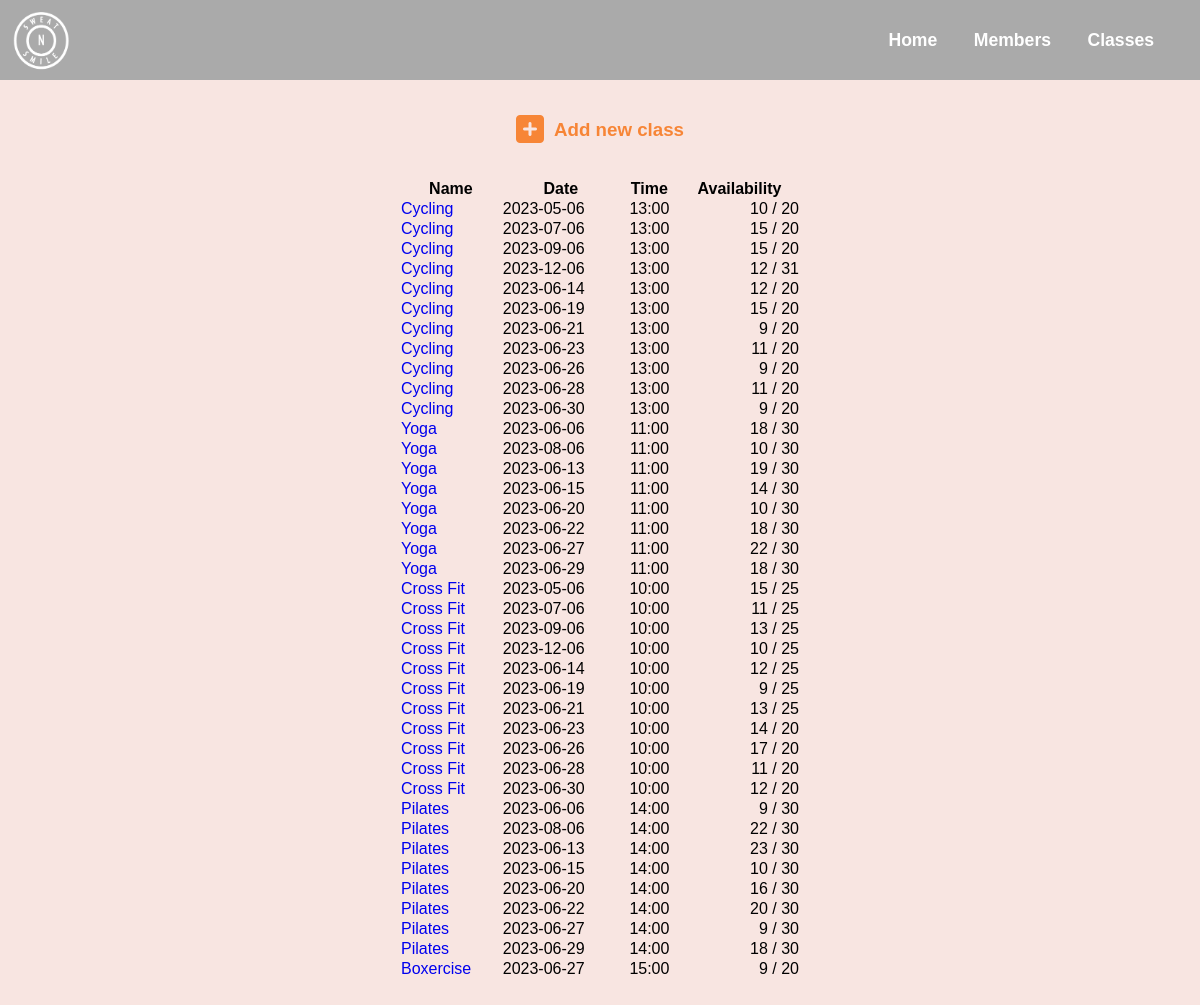
Page /classes on the committed database.
### tables this page shows
CREATE TABLE classes(
	id INTEGER PRIMARY KEY AUTOINCREMENT,
	name VARCHAR(255) NOT NULL,
	event_time TIMESTAMP NOT NULL,
	capacity INTEGER NOT NULL
);

### controllers/gymclass_controller.py (the view)
@gymclass_blueprint.route("/classes")
def gymclasses():
	gymclasses = gymclass_repository.select_all()
	occupancy = []
	for g in gymclasses:
		occupancy.append(gymclass_repository.count_bookings_for_class(g.id))
	return render_template("classes/index.html", gymclasses = gymclasses, occupancy=occupancy)

### db/run_sql.py (called while the page is built)
def run_sql(sql, values = None):
	results = []
	sql = sql.replace("%s", "?")
	if values is None:
		values = []
	values = tuple(values)
	with sqlite3.connect(db_path) as con:
		con.row_factory = sqlite3.Row	# ensures the results are placed into a dict with the column names as the key. without this
		cur = con.cursor()				# the results are just a list of values with no indication what column they relate to
		cur.execute(sql, values)
		results = cur.fetchall()
	return results

### repositories/gymclass_repository.py (called while the page is built)
def select_all():
	gymclasses = []
	sql = "SELECT * FROM classes"
	results = run_sql(sql)
	for result in results:
		gymclass = Gymclass(result["name"], result["event_time"], result["capacity"], result['id'])
		gymclasses.append(gymclass)
	return gymclasses

def count_bookings_for_class(id):
	sql = '''SELECT COUNT(*) as count
			FROM classes
			JOIN bookings ON classes.id = bookings.class_id
			JOIN members ON members.id = bookings.member_id
			WHERE classes.id = %s;
			'''
	values = [id]
	results = run_sql(sql, values)
	return results[0]["count"]

### templates/classes/index.html
{% extends "base.html" %}
{% block content %}
	<div class="content">
		<header>
			<a href="/classes/new" style="display:contents">
			<i class="fa-solid fa-square-plus fa-2xl"></i>
			<h3>Add new class</h3>
			</a>
		</header>
		<table class="mainlist">
			<thead>
				<tr>
					<th>Name</th>
					<th>Date</th>
					<th style="text-align: center">Time</th>
					<th>Availability</th>
				</tr>
			</thead>
			<tbody>
			{% for gymclass in gymclasses %}
					<tr>
					<td><a href="/classes/{{ gymclass.id }}">{{ gymclass.name }}</a></td>
					<td>{{ gymclass.event_time.strftime('%Y-%m-%d') }}</td>
					<td style="text-align: center">{{ gymclass.event_time.strftime('%H:%M') }}</td>
					<td style="text-align: right">{{ occupancy[loop.index0] }} / {{gymclass.capacity}}</td>
					</tr>
			{% endfor %}
			</tbody>
		</table>
	</div>
{% endblock %}

### templates/base.html (shortened to what this page needs)
<!DOCTYPE html>
<html lang="en">
<head>
	<link rel="stylesheet" href="https://cdn.jsdelivr.net/npm/@fortawesome/fontawesome-free@6.2.1/css/fontawesome.min.css">
	<link rel="stylesheet" href="https://cdn.jsdelivr.net/npm/@fortawesome/fontawesome-free@6.2.1/css/solid.min.css">
	<link rel="stylesheet" href="https://cdn.jsdelivr.net/npm/@fortawesome/fontawesome-free@6.2.1/css/regular.min.css">
	<link rel="stylesheet" href="https://cdn.jsdelivr.net/npm/@fortawesome/fontawesome-free@6.2.1/css/all.min.css">
	<link rel="stylesheet" href="{{url_for('static', filename='style.css')}}">
</head>
<body>
	<header>
		<img id="logo" src="{{url_for('static', filename='logo.png')}}">
		<nav>
			<a href="/">Home</a>
			<a href="/members">Members</a>
			<a href="/classes">Classes</a>
		</nav>
	</header>
	<div class="container">
		{% block content %}
		{% endblock %}
	</div>
	<footer>
	</footer>
</body>
</html>

### static/style.css (style rules this page uses)
body { font-family: "Helvetica", arial, sans-serif; font-size: 16px; margin: 0; background-color: #f8e5e1 ; }
body footer { height: 50px; }
div.content { width: 400px; margin: auto; }
div.content > header { display: flex; justify-content: center; align-items: center; margin-bottom: 20px; gap: 10px; colour: #f78536; }
div.content > header > a:link, div.content > header > a:visited { color: #f78536; }
table.mainlist { width: 100%; border-collapse: collapse; }
body > header { display: flex; align-items: center; justify-content: space-between; background-color: #aaa; padding-right: 30px; margin-bottom: 20px; }
#logo { width: 80px; height: 80px; }
nav a, nav a:link, nav a:visited { color: #fff; padding: 14px 16px; font-size: 1.1em; font-weight: bold; }
a { text-decoration: none; }

### rows in the picture
classes: name "Cycling", event_time "2023-05-06", event_time "13:00", occupancy "10", capacity "20"
classes: name "Cycling", event_time "2023-07-06", event_time "13:00", occupancy "15", capacity "20"
classes: name "Cycling", event_time "2023-09-06", event_time "13:00", occupancy "15", capacity "20"
classes: name "Cycling", event_time "2023-12-06", event_time "13:00", occupancy "12", capacity "31"
classes: name "Cycling", event_time "2023-06-14", event_time "13:00", occupancy "12", capacity "20"
classes: name "Cycling", event_time "2023-06-19", event_time "13:00", occupancy "15", capacity "20"
classes: name "Cycling", event_time "2023-06-21", event_time "13:00", occupancy "9", capacity "20"
classes: name "Cycling", event_time "2023-06-23", event_time "13:00", occupancy "11", capacity "20"
classes: name "Cycling", event_time "2023-06-26", event_time "13:00", id "9", capacity "20"
classes: name "Cycling", event_time "2023-06-28", event_time "13:00", occupancy "11", capacity "20"
classes: name "Cycling", event_time "2023-06-30", event_time "13:00", occupancy "9", capacity "20"
classes: name "Yoga", event_time "2023-06-06", event_time "11:00", occupancy "18", capacity "30"
classes: name "Yoga", event_time "2023-08-06", event_time "11:00", occupancy "10", capacity "30"
classes: name "Yoga", event_time "2023-06-13", event_time "11:00", occupancy "19", capacity "30"
classes: name "Yoga", event_time "2023-06-15", event_time "11:00", occupancy "14", capacity "30"
classes: name "Yoga", event_time "2023-06-20", event_time "11:00", occupancy "10", capacity "30"
classes: name "Yoga", event_time "2023-06-22", event_time "11:00", occupancy "18", capacity "30"
classes: name "Yoga", event_time "2023-06-27", event_time "11:00", occupancy "22", capacity "30"
classes: name "Yoga", event_time "2023-06-29", event_time "11:00", occupancy "18", capacity "30"
classes: name "Cross Fit", event_time "2023-05-06", event_time "10:00", occupancy "15", capacity "25"
classes: name "Cross Fit", event_time "2023-07-06", event_time "10:00", occupancy "11", capacity "25"
classes: name "Cross Fit", event_time "2023-09-06", event_time "10:00", occupancy "13", capacity "25"
classes: name "Cross Fit", event_time "2023-12-06", event_time "10:00", occupancy "10", capacity "25"
classes: name "Cross Fit", event_time "2023-06-14", event_time "10:00", occupancy "12", capacity "25"
classes: name "Cross Fit", event_time "2023-06-19", event_time "10:00", occupancy "9", capacity "25"
classes: name "Cross Fit", event_time "2023-06-21", event_time "10:00", occupancy "13", capacity "25"
classes: name "Cross Fit", event_time "2023-06-23", event_time "10:00", occupancy "14", capacity "20"
classes: name "Cross Fit", event_time "2023-06-26", event_time "10:00", occupancy "17", capacity "20"
classes: name "Cross Fit", event_time "2023-06-28", event_time "10:00", occupancy "11", capacity "20"
classes: name "Cross Fit", event_time "2023-06-30", event_time "10:00", occupancy "12", capacity "20"
classes: name "Pilates", event_time "2023-06-06", event_time "14:00", occupancy "9", capacity "30"
classes: name "Pilates", event_time "2023-08-06", event_time "14:00", occupancy "22", capacity "30"
classes: name "Pilates", event_time "2023-06-13", event_time "14:00", occupancy "23", capacity "30"
classes: name "Pilates", event_time "2023-06-15", event_time "14:00", occupancy "10", capacity "30"
classes: name "Pilates", event_time "2023-06-20", event_time "14:00", occupancy "16", capacity "30"
classes: name "Pilates", event_time "2023-06-22", event_time "14:00", occupancy "20", capacity "30"
classes: name "Pilates", event_time "2023-06-27", event_time "14:00", occupancy "9", capacity "30"
classes: name "Pilates", event_time "2023-06-29", event_time "14:00", occupancy "18", capacity "30"
classes: name "Boxercise", event_time "2023-06-27", event_time "15:00", occupancy "9", capacity "20"
